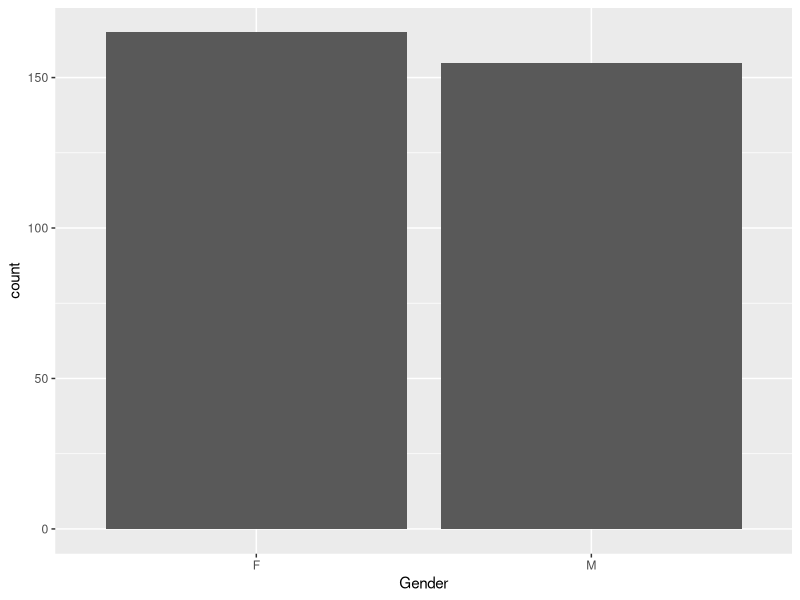
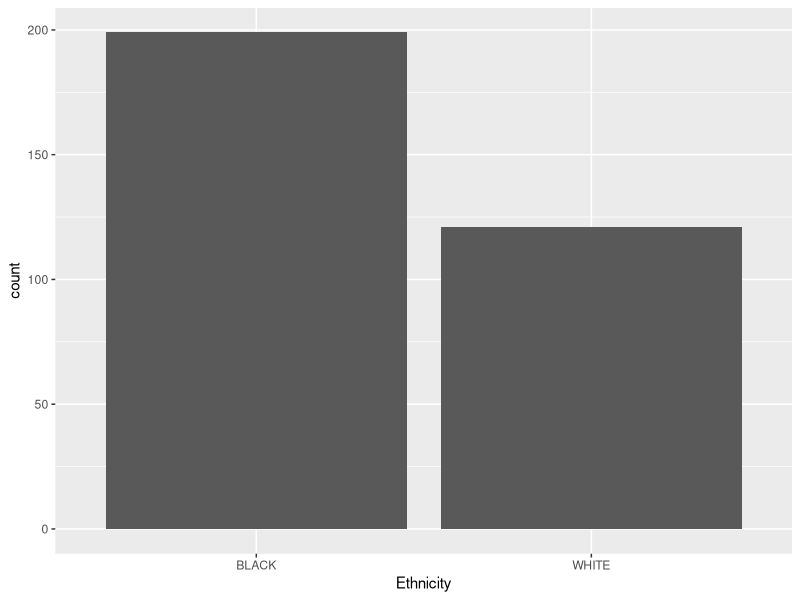
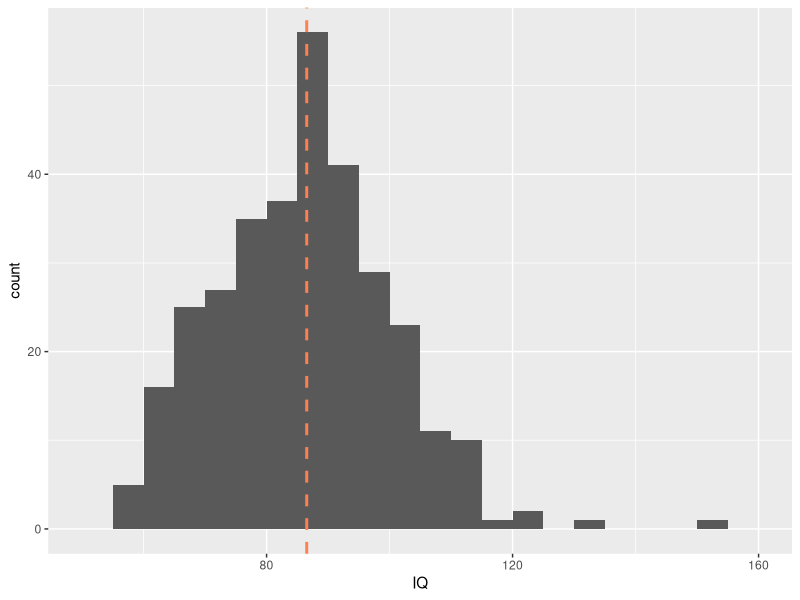
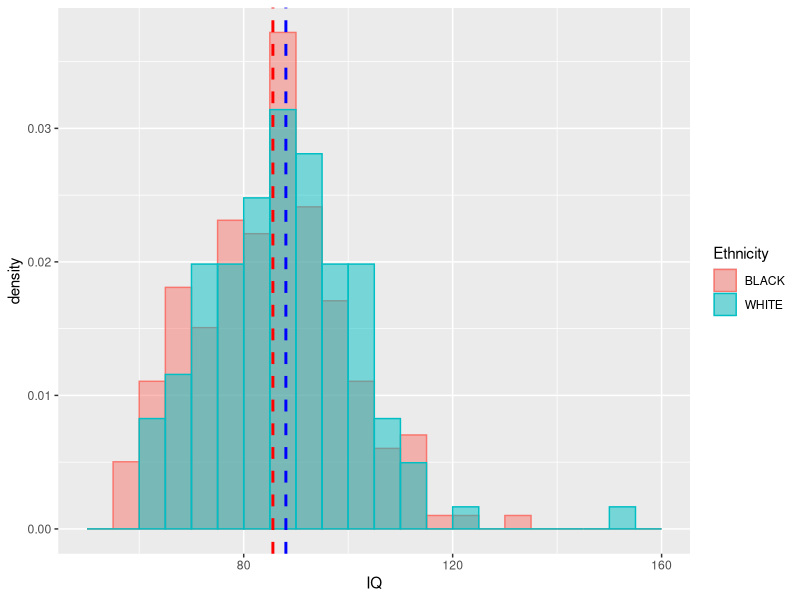
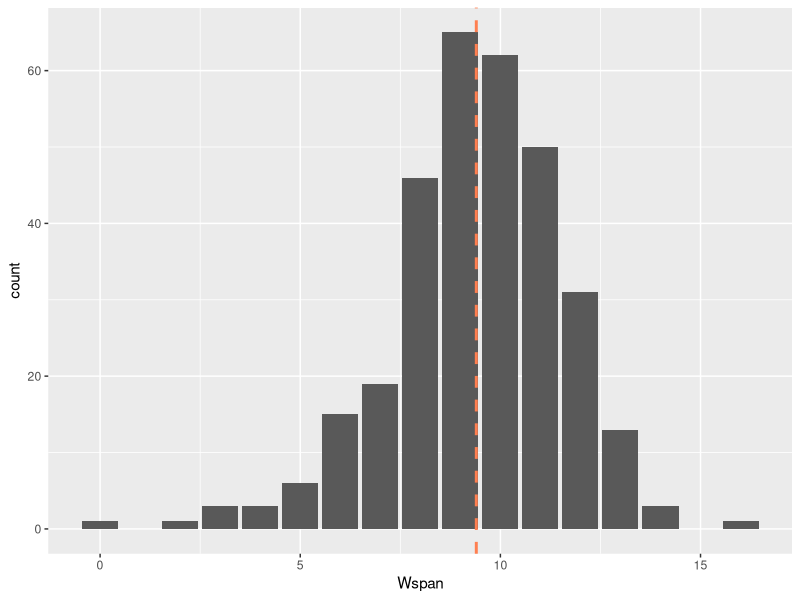
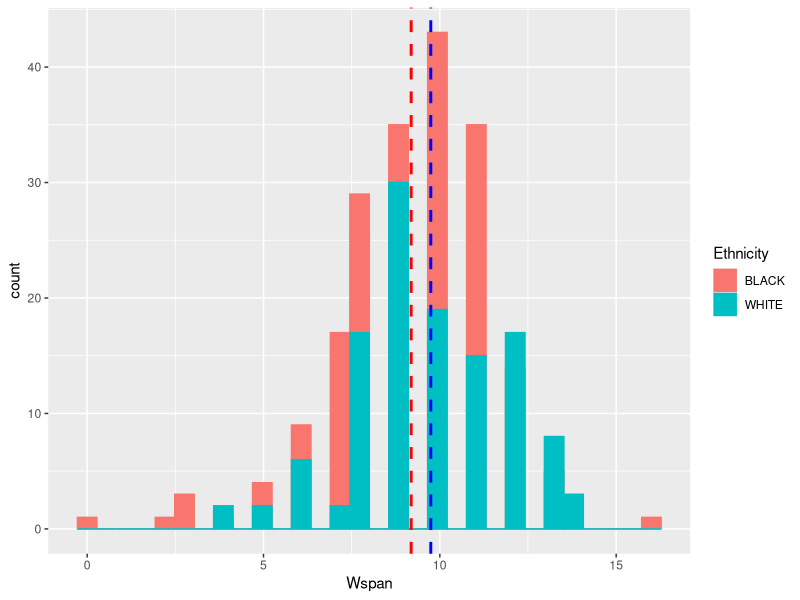
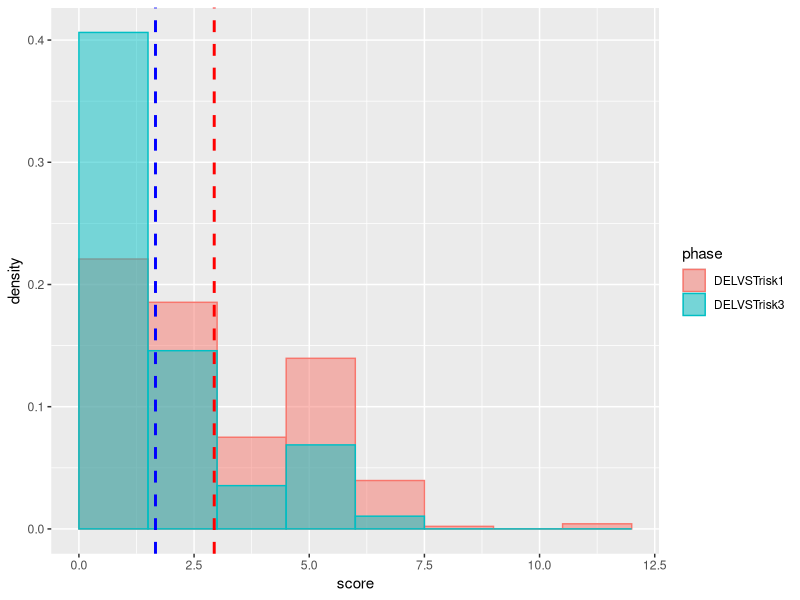
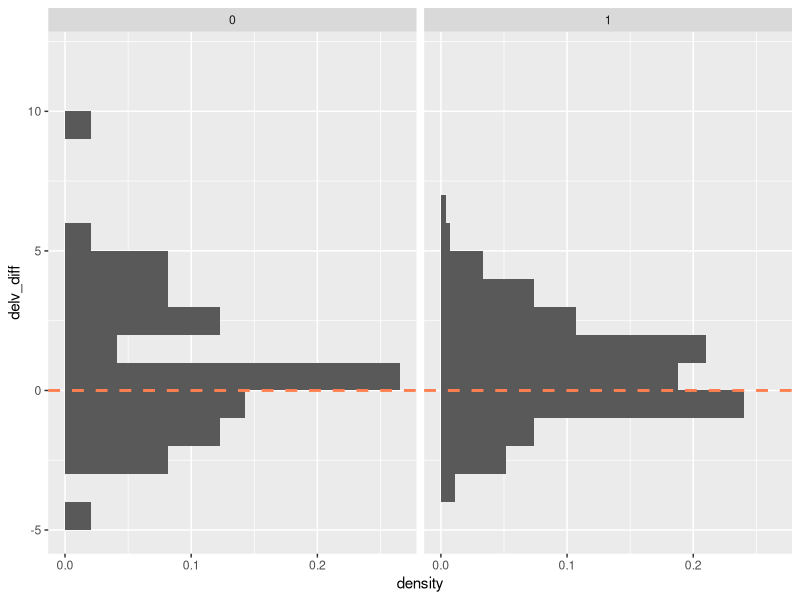

Write the R code that produced these figures, in order.
## ---- chunk 1
knitr::opts_chunk$set(echo = TRUE)
## ---- chunk 2
library(tidyverse)
library(ggplot2)
## ---- chunk 3
library(readxl)
p2 <- read_excel("NIHP2LanguageReadingSDS300.xlsx") %>%
  rename(IQ = `NVIQ SS`) %>%
  mutate(Intervention = as.factor(Intervention))
head(p2)
## ---- chunk 4
gender_plot <- ggplot(p2,aes(x = Gender)) +
  geom_histogram(stat = "count")
gender_plot
## ---- chunk 5
ethnicity_plot <- ggplot(p2,aes(x = Ethnicity)) +
  geom_histogram(stat = "count")
ethnicity_plot
## ---- chunk 6
iq_plot <- ggplot(p2,aes(x = IQ)) +
  geom_histogram(breaks = seq(50, 160, by = 5)) +
  geom_vline(xintercept = mean(p2$IQ, na.rm = T),
             color = "coral", linetype = "dashed", size = 1)
iq_plot
## ---- chunk 7
ggplot(p2,aes(x = IQ, fill = Ethnicity, color = Ethnicity)) +
  geom_histogram(breaks = seq(50, 160, by = 5),
                 aes(y = ..density..),
                 position = "identity",
                 alpha = 0.5) +
  geom_vline(xintercept = mean((p2 %>% filter(Ethnicity == "BLACK"))$IQ),
             color = "red", linetype = "dashed", size = 1) +
  geom_vline(xintercept = mean((p2 %>% filter(Ethnicity == "WHITE"))$IQ),
             color = "blue", linetype = "dashed", size = 1)

## ---- chunk 8
wspan_plot <- ggplot(p2,aes(x = Wspan)) +
  geom_histogram(stat = "count") +
  geom_vline(xintercept = mean(p2$Wspan, na.rm = T),
             color = "coral", linetype = "dashed", size = 1)
wspan_plot
## ---- chunk 9
ggplot(p2,aes(x = Wspan, fill = Ethnicity, color = Ethnicity)) +
  geom_histogram(position = "identity") +
  geom_vline(xintercept = mean((p2 %>% filter(Ethnicity == "BLACK"))$Wspan, 
                               na.rm = T),
             color = "red", linetype = "dashed", size = 1) +
  geom_vline(xintercept = mean((p2 %>% filter(Ethnicity == "WHITE"))$Wspan),
             color = "blue", linetype = "dashed", size = 1)
## ---- chunk 10
delv_data <- p2 %>%
  select(Intervention, DELVSTrisk1, DELVSTrisk3) %>%
  pivot_longer(cols = c("DELVSTrisk1", "DELVSTrisk3"), names_to = "phase", values_to = "score") %>%
  mutate(phase = as.factor(phase))

ggplot(delv_data, aes(x = score, fill = phase, color = phase)) +
  geom_histogram(position = "identity", breaks = seq(0, 12, by = 1.5),
                 aes(y = ..density..),
                 alpha = 0.5)+
  geom_vline(xintercept = mean((delv_data %>% filter(phase == "DELVSTrisk1"))$score, na.rm = T),
             color = "red", linetype = "dashed", size = 1) +
  geom_vline(xintercept = mean((delv_data %>% filter(phase == "DELVSTrisk3"))$score, na.rm = T),
             color = "blue", linetype = "dashed", size = 1)
## ---- chunk 11
delv_data_diff <- p2 %>%
  select(Gender, Intervention, Ethnicity, DELVSTrisk1, DELVSTrisk3) %>%
  mutate(delv_diff = DELVSTrisk1 - DELVSTrisk3,
         Intervention = as.factor(Intervention))

ggplot(delv_data_diff, aes(x = delv_diff)) +
  geom_histogram(breaks = seq(-5, 12, by = 1),
                 aes(y = ..density..)) +
  facet_wrap(~Intervention) +
  coord_flip() +
  geom_vline(xintercept = 0,
             col = "coral", size = 1, linetype = "dashed")
  

## ---- chunk 12
expressive_data <- p2 %>%
  select(Intervention, EOWPVTESS1, EOWPVTESS3) %>%
  pivot_longer(cols = c("EOWPVTESS1", "EOWPVTESS3"), names_to = "phase", values_to = "score") %>%
  mutate(phase = as.factor(phase))

ggplot(expressive_data, aes(x = score, fill = phase, color = phase)) +
  geom_histogram(position = "identity",
                 aes(y = ..density..),
                 alpha = 0.5)+
  geom_vline(xintercept = mean((expressive_data %>% filter(phase == "EOWPVTESS1"))$score, 
                               na.rm = T),
             color = "red", linetype = "dashed", size = 1) +
  geom_vline(xintercept = mean((expressive_data %>% filter(phase == "EOWPVTESS3"))$score, na.rm = T),
             color = "blue", linetype = "dashed", size = 1)
## ---- chunk 13
expressive_data_diff <- p2 %>%
  select(Gender, Intervention, Ethnicity, EOWPVTESS1, EOWPVTESS3) %>%
  mutate(expressive_diff = EOWPVTESS3 - EOWPVTESS1)

ggplot(expressive_data_diff, aes(x = expressive_diff)) +
  geom_histogram(aes(y = ..density..)) +
  facet_wrap(~Intervention) +
  coord_flip() +
  geom_vline(xintercept = 0,
             col = "coral", size = 1, linetype = "dashed")
  

## ---- chunk 14
pa_data <- p2 %>%
  select(Intervention, TOPLPASS1, TOPLPASS3) %>%
  pivot_longer(cols = c("TOPLPASS1", "TOPLPASS3"), names_to = "phase", values_to = "score") %>%
  mutate(phase = as.factor(phase))

ggplot(expressive_data, aes(x = score, fill = phase, color = phase)) +
  geom_histogram(position = "identity",
                 aes(y = ..density..),
                 alpha = 0.5)+
  geom_vline(xintercept = mean((pa_data %>% filter(phase == "TOPLPASS1"))$score, 
                               na.rm = T),
             color = "red", linetype = "dashed", size = 1) +
  geom_vline(xintercept = mean((pa_data %>% filter(phase == "TOPLPASS3"))$score, na.rm = T),
             color = "blue", linetype = "dashed", size = 1)
## ---- chunk 15
pa_data_diff <- p2 %>%
  select(Intervention, TOPLPASS1, TOPLPASS3) %>%
  mutate(pa_diff = TOPLPASS3 - TOPLPASS1,
         Intervention = as.factor(Intervention))

ggplot(pa_data_diff, aes(x = pa_diff)) +
  geom_histogram(aes(y = ..density..)) +
  facet_wrap(~Intervention) +
  coord_flip() +
  geom_vline(xintercept = 0,
             col = "coral", size = 1, linetype = "dashed")

ggplot(pa_data_diff, aes(x = pa_diff, fill = Intervention, color = Intervention)) +
  geom_histogram(position = "identity",
                 aes(y = ..density..),
                 alpha = 0.5)+
  geom_vline(xintercept = mean((pa_data_diff %>% filter(Intervention == "0"))$pa_diff, na.rm = T),
             color = "red", linetype = "dashed", size = 1) +
  geom_vline(xintercept = mean((pa_data_diff %>% filter(Intervention == "1"))$pa_diff, na.rm = T),
             color = "blue", linetype = "dashed", size = 1)
  

## ---- chunk 16
ggplot(p2, aes(x = WJ3LWSS5, fill = Intervention, color = Intervention)) +
  geom_histogram(aes(y = ..density..),
                 position = "identity",
                 alpha = 0.5)+
  geom_vline(xintercept = mean((p2 %>% filter(Intervention == "0"))$WJ3LWSS5, na.rm = T),
             color = "red", linetype = "dashed", size = 1) +
  geom_vline(xintercept = mean((p2 %>% filter(Intervention == "1"))$WJ3LWSS5, na.rm = T),
             color = "blue", linetype = "dashed", size = 1)
## ---- chunk 17
ggplot(p2, aes(x = WJ3PComSS5, fill = Intervention, color = Intervention)) +
  geom_histogram(aes(y = ..density..),
                 position = "identity",
                 alpha = 0.5)+
  geom_vline(xintercept = mean((p2 %>% filter(Intervention == "0"))$WJ3PComSS5, na.rm = T),
             color = "red", linetype = "dashed", size = 1) +
  geom_vline(xintercept = mean((p2 %>% filter(Intervention == "1"))$WJ3PComSS5, na.rm = T),
             color = "blue", linetype = "dashed", size = 1)
